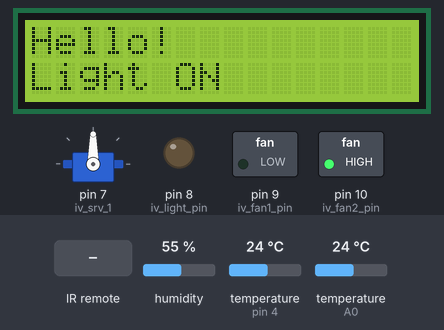
Recording of a sketch running on a simulated Arduino Uno, built with avr-gcc and run on an emulated ATmega328P. Shown: servo, 16×2 character LCD, switched loads named in the sketch (green lamp = pin HIGH), output pins drawn as LEDs (lit = HIGH). Inputs (shaded band) come from the test bench; at power-on: temperature (sensors on A0, pin 4) 24 °C, humidity 55 %.

Above: at 1.2 s.
1.3 s: infrared code 0xFF6897 received
At 10.18 s:
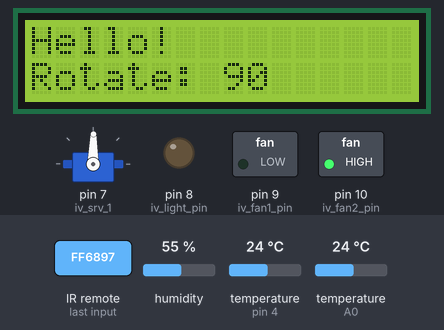
11.8 s: temperature (sensor on A0) set to 37 °C
At 14.1 s:
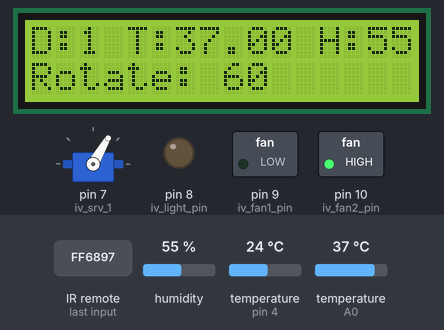
14.4 s: temperature (sensor on A0) set to 40 °C
At 20.0 s:
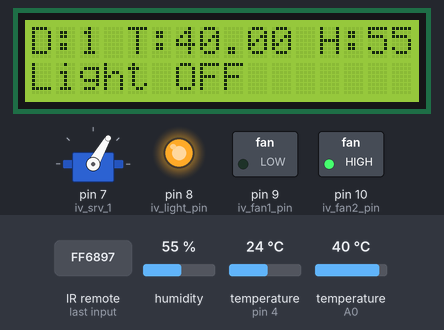
20.3 s: infrared code 0xFF52AD received
At 30.0 s:
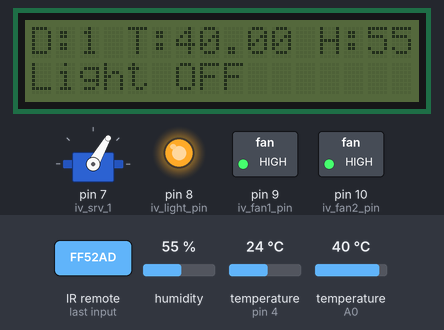
30.3 s: temperature (sensor on A0) set to 12 °C
At 36.3 s:
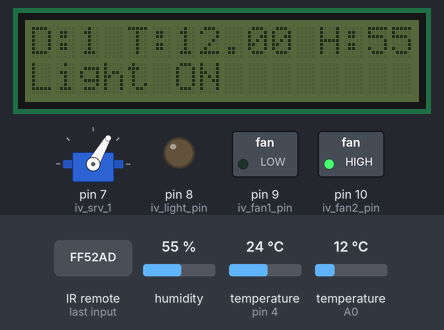
37.0 s: infrared code 0xFFB04F received
At 45.54 s:
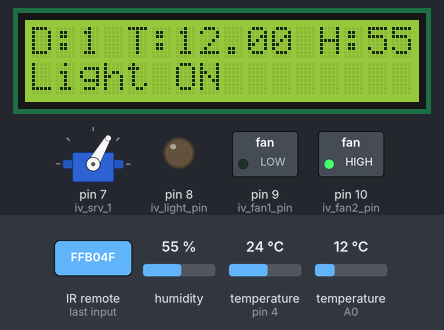
Timing chart, 0 to 51.0 s (numbered marks = the images above; inputs shaded):
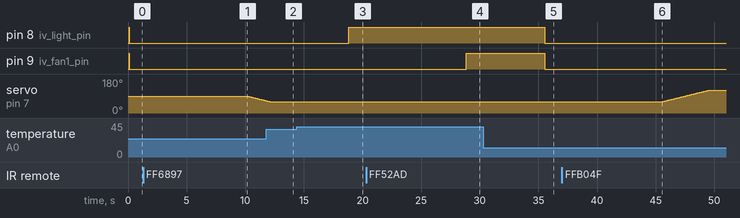

Measured:
- the behaviour switches between 38 and 39 °C on temperature (sensor on A0) (found by bisection; images 2 and 3)
- after the input at 1.3 s, servo on pin 7 (iv_srv_1): moves from 90° to 65° over 1.6 s, starting after 8.9 s; the display: changes after 8.9 s (image 1)
- after the input at 14.4 s, pin 8 (iv_light_pin): LOW → HIGH after 4.4 s; the display: changes after 4.4 s (image 3)
- after the input at 20.3 s, the display: changes after 8.6 s (image 4)
- after the input at 30.3 s, pin 8 (iv_light_pin), pin 9 (iv_fan1_pin): HIGH → LOW after 5.2 s; the display: changes after 5.2 s (image 5)
- after the input at 37.0 s, servo on pin 7 (iv_srv_1): moves from 60° to 120° over 3.9 s, starting after 8.6 s; the display: changes after 8.5 s (image 6)

The sketch:

servo.ino
```cpp
//Температура
#include "DHT.h"
#define DHTPIN 4
#define DHTTYPE DHT11
DHT dht(DHTPIN, DHTTYPE);

// Подключаем датчики температуры
#include <OneWire.h>
#include <DallasTemperature.h>

// Датчки подключены к 1 порту
OneWire oneWire(A0);
DallasTemperature sensors(&oneWire);

DeviceAddress Thermometer1 = {
    0x28, 0xFF, 0xA2, 0xD2, 0x01, 0x17, 0x04, 0xB6
    // адрес датчика DS18B20 28FFA2D2011704B6
};

// Подключаем библиотеку Севродвигателя
#include <Servo.h>
Servo iv_srv_1;

// Подключаем ИК
#include <IRremote.h>
IRrecv irrecv(2);
decode_results results;

// Подключаем экран
#include <LiquidCrystal_I2C.h>
LiquidCrystal_I2C lcd(0x27, 16, 2); // Задаем адрес и размерность дисплея.

// Обявляем реле
int iv_light_pin = 8; // Подсветка 220В
int iv_fan1_pin = 9;  // Обдув лампочек
int iv_fan2_pin = 10; // Обдув короба

// Обяъвляем переменные
int iv_serv_0 = 90;     // Угол поворота.
bool iv_back_light = 1; // Подсветка экрана
int iv_day = 1;         // Текущий день

unsigned long iv_timer = 0;      // Таймер дня
unsigned long iv_srv_timer = 0;  // Таймер переворота
unsigned long iv_cool_timer = 0; // Таймер обдува
unsigned long iv_temp_timer = 0; // Таймер опроса датчиков
unsigned long lcd_time = 0;      // Переменная времени для выключения экрана

float iv_temp = 37.9; // Желаемая температура
float iv_temp_1 = 20; // Показания первого датчика

int dht_h;
int dht_t;

void setup()
{
  //
  // Инициализируем все устройства
  //

  // Запуск температурных датчиков
  dht.begin();

  sensors.begin();
  sensors.setResolution(Thermometer1, 12);

  iv_srv_1.attach(7); // Пин сервы

  irrecv.enableIRIn(); // ИК пульт

  lcd.init();      // Инициализация lcd
  lcd.backlight(); // Включаем подсветку
  lcd.setCursor(0, 0);
  lcd.print("Hello!");

  iv_timer = millis(); // Таймер дня
  iv_srv_timer = millis();
  iv_temp_timer = millis();

  // Активируем реле
  // Реле лампочек
  pinMode(iv_light_pin, OUTPUT);
  digitalWrite(iv_light_pin, HIGH);
  // Реле кулера 1
  pinMode(iv_fan1_pin, OUTPUT);
  digitalWrite(iv_fan1_pin, HIGH);
  // Реле кулера 2
  pinMode(iv_fan2_pin, OUTPUT);
  digitalWrite(iv_fan2_pin, HIGH);
}

void loop()
{

  //
  // День 24*60*60*1000 = 86400000
  //
  if ((millis() - iv_timer) > 86400000)
  {
    // Если прошли сутки
    iv_day++;
    iv_timer = millis();
    iv_days();
  }

  //
  // Термостат
  //
  if ((millis() - iv_temp_timer) > 5000)
  {
    // Опрашиваем датчики раз в 5 секунд
    get_temp(); // Получем температуру
    iv_temp_timer = millis();
  }

  if ((digitalRead(iv_light_pin) == LOW) && (iv_temp_1 > (iv_temp + 0.2)))
  {
    // Если пошел перегрев
    // Все отключаем
    lcd.setCursor(0, 1);
    lcd.print("                ");
    lcd.setCursor(0, 1);
    lcd.print("Light OFF");

    digitalWrite(iv_light_pin, HIGH);
    delay(10000); // Задержка 10 секунд
    digitalWrite(iv_fan1_pin, HIGH);
  }

  if ((digitalRead(iv_light_pin) == HIGH) && (iv_temp_1 < (iv_temp - 0.2)))
  {
    // Если пошло охлаждение
    // Все включаем
    lcd.setCursor(0, 1);
    lcd.print("                ");
    lcd.setCursor(0, 1);
    lcd.print("Light ON");

    digitalWrite(iv_light_pin, LOW);
    digitalWrite(iv_fan1_pin, LOW);
    delay(10000); // Задержка 10 секунд
  }

  //
  // Крутилка
  //
  if (iv_day < 20)
  {
    // После 20 дня переворачивать не надо
    if ((millis() - iv_srv_timer) > 10800000)
    {
      // Переворачиваем каждые три часа 3*60*60*1000 = 10800000
      iv_srv_timer = millis();
      // Переворот
      if (iv_serv_0 > 90)
      {
        srv_set(60);
      }
      else
      {
        srv_set(120);
      }
    }
  }

  //
  // Обдув
  //
  if (iv_day > 11)
  {
    // Начинаем на 12 день
    if ((millis() - iv_cool_timer) > 43200000)
    {
      // Два раза в день: 12*60*60*1000 = 43200000
      iv_cool_timer = millis();

      lcd.setCursor(0, 1);
      lcd.print("                ");
      lcd.setCursor(0, 1);
      lcd.print("Vent");

      // Все выключаем
      digitalWrite(iv_light_pin, HIGH);
      digitalWrite(iv_fan1_pin, HIGH);

      // Включаем обдув на 5 минут: 5*60*1000 = 300000
      digitalWrite(iv_fan2_pin, LOW);
      digitalWrite(iv_fan1_pin, LOW);
      delay(300000);
      digitalWrite(iv_fan2_pin, HIGH);
      digitalWrite(iv_fan1_pin, HIGH);
    }
  }

  // Выключаем экран
  if (iv_back_light)
  {
    if ((millis() - lcd_time) > 60000)
    { // Если прошла минута
      lcd_off();
    }
  }

  //
  // Обрабатываем нажатие кнопок
  //

  if (irrecv.decode(&results))
  {

    // При нажатии включаем экран и выставляем счетчик времени
    if (iv_back_light)
    {
      lcd_time = millis();
    }
    else
    {
      lcd_on();
      lcd_time = millis();
    }

    switch (results.value)
    {
    // #
    case 0xFF52AD:
      // переключаем подсветку
      lcd_off();
      break;

    // ок
    case 0xFF02FD:
      get_temp();
      // Серва на 90
      //srv_set(90);
      // Включаем подсветку
      //digitalWrite (iv_light_pin, LOW);
      //digitalWrite (iv_fan1_pin, LOW);
      //delay (10000);
      //digitalWrite (iv_light_pin, HIGH);
      //digitalWrite (iv_fan1_pin, HIGH);
      break;

    // 1
    case 0xFF6897:
      // Серва в 60
      srv_set(60);
      break;

    // 2
    case 0xFF9867:
      // Серва на 90
      srv_set(90);
      break;

    // 3
    case 0xFFB04F:
      // Серва на 120
      srv_set(120);
      break;

    // 4
    case 0xFF30CF:
      // Тест свет
      digitalWrite(iv_light_pin, LOW); // Включаем
      delay(15000);
      digitalWrite(iv_light_pin, HIGH); // Все выключаем
      break;

    // 5
    case 0xFF18E7:
      // Тест обдува света
      digitalWrite(iv_fan1_pin, LOW);
      delay(15000);
      digitalWrite(iv_fan1_pin, HIGH); // Все выключаем
      break;

    // 6
    case 0xFF7A85:
      // Тест вентиляции
      digitalWrite(iv_fan2_pin, LOW);
      delay(15000);
      digitalWrite(iv_fan2_pin, HIGH); // Все выключаем
      break;

    // вверх
    case 0xFF629D:
      // плюс день
      iv_day++;
      iv_days();
      break;

    // вниз
    case 0xFFA857:
      // минус день
      iv_day--;
      iv_days();
      break;
    }

    lcd_print();
    // Сбрасываем кнопки
    irrecv.resume();
  }
}

void lcd_print()
{
  lcd.setCursor(0, 0);
  lcd.print("                ");
  lcd.setCursor(0, 0);
  lcd.print("D:");
  lcd.print(iv_day);
  lcd.print(" T:");
  lcd.print(iv_temp_1);
  lcd.print(" H:");
  lcd.print(dht_h);
}

void srv_set(int pos)
{
  //
  // Функция поворачивает лотки медленно
  //
  if (pos > iv_serv_0)
  {
    for (int i = iv_serv_0; i <= pos; i++)
    {
      iv_srv_1.write(i);
      delay(40);
      lcd.setCursor(0, 1);
      lcd.print("                ");
      lcd.setCursor(0, 1);
      lcd.print("Rotate: ");
      lcd.print(i);
    }
  }
  else
  {
    for (int i = iv_serv_0; i >= pos; i--)
    {
      iv_srv_1.write(i);
      delay(40);
      lcd.setCursor(0, 1);
      lcd.print("                ");
      lcd.setCursor(0, 1);
      lcd.print("Rotate: ");
      lcd.print(i);
    }
  }
  iv_serv_0 = pos;
}

void get_temp()
{
  //
  // Функция считывает температуру
  //
  float iv_temp_0 = 0;

  // Запрашиваем температуру
  sensors.requestTemperatures();

  dht_h = dht.readHumidity();
  dht_t = dht.readTemperature();

  // Сохраняем температуру
  iv_temp_0 = sensors.getTempC(Thermometer1);
  // проверка на ошибку
  if (iv_temp_0 > -100)
    iv_temp_1 = iv_temp_0;
  //delay(5000); // Задержка 5 секунд
  lcd_print();
}

void iv_days()
{
  iv_temp = 37.9;
  if (iv_day > 11)
    iv_temp = 37.3;
  if (iv_day > 19)
    iv_temp = 37.0;
  if (iv_day == 20)
    srv_set(60); // На 20 день перестаем крутить
  lcd_print();
}

void lcd_on()
{
  iv_back_light = 1;
  lcd.backlight();
}

void lcd_off()
{
  iv_back_light = 0;
  lcd.noBacklight();
}
```
